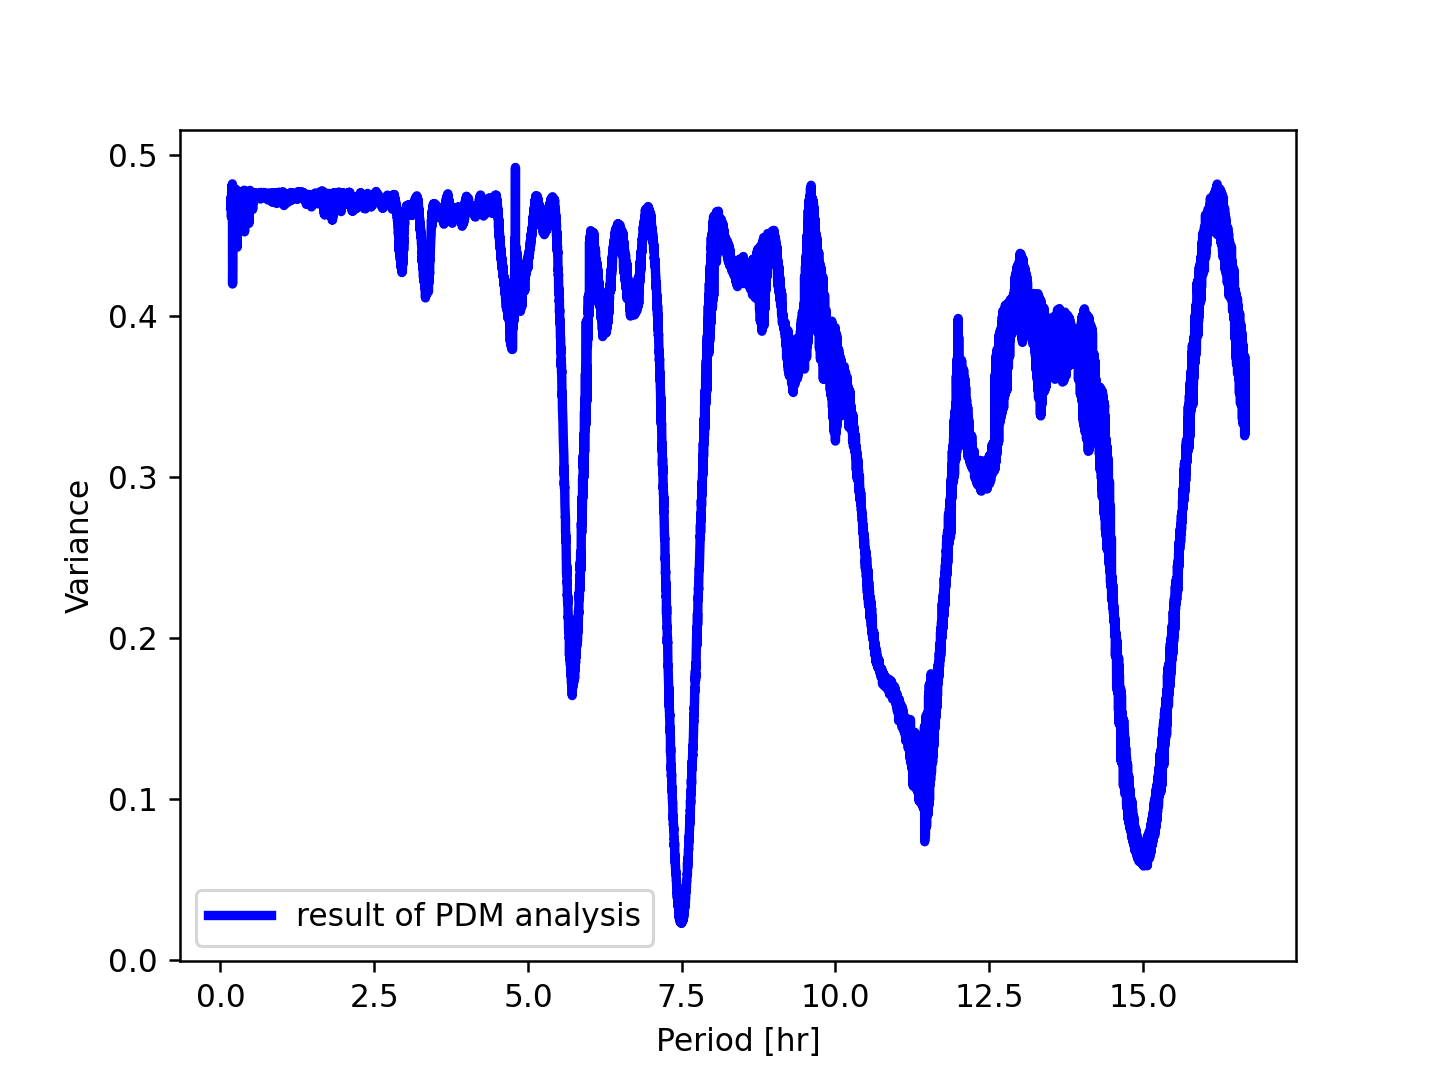

Write the Python code that produced this figure.
#!/usr/pkg/bin/python3.9

#
# Time-stamp: <2022/11/27 20:39:18 (CST) daisuke>
#

# importing numpy module
import numpy

# importing matplotlib module
import matplotlib.figure
import matplotlib.backends.backend_agg

# input file name
file_input = 'ai202209_s11_01_02.data'

# output file name
file_output = 'ai202209_s11_01_03.png'

# empty numpy arrays for storing data
data_per = numpy.array ([])
data_var = numpy.array ([])

# opening file
with open (file_input, 'r') as fh:
    # reading file line-by-line
    for line in fh:
        # skipping line if the line starts with '#'
        if (line[0] == '#'):
            continue
        # removing line feed at the end of line
        line = line.strip ()
        # splitting data
        (per_day_str, per_hr_str, per_min_str, var_str) = line.split ()
        # conversion from string into float
        per_hr = float (per_hr_str)
        var = float (var_str)
        # appending the data at the end of numpy arrays
        data_per = numpy.append (data_per, per_hr)
        data_var = numpy.append (data_var, var)

# making objects "fig" and "ax"
fig    = matplotlib.figure.Figure ()
canvas = matplotlib.backends.backend_agg.FigureCanvasAgg (fig)
ax     = fig.add_subplot (111)

# labels
ax.set_xlabel ('Period [hr]')
ax.set_ylabel ('Variance')

# plotting data
ax.plot (data_per, data_var, \
         linestyle='-', linewidth=3, color='blue', \
         label='result of PDM analysis')
ax.legend ()

# saving the plot into a file
fig.savefig (file_output, dpi=225)
